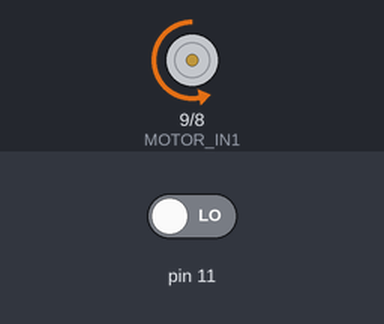
A sketch run on a simulated Arduino Uno, built with avr-gcc and run on an emulated ATmega328P. Shown: motor-driver pin pairs drawn as motors (green arrow = first pin HIGH = forward, orange = second pin HIGH = backward, longer = more drive, scaled by the enable pin). Inputs (shaded band) come from the test bench; at power-on: pin 11 LOW. What the sketch prints to the serial monitor is not drawn.

Above: at 0.5 s.
Timing chart, 0 to 4.6 s (numbered marks = the images above):
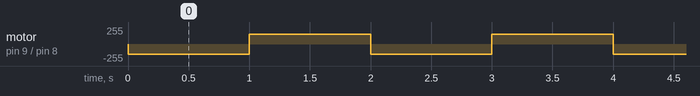

The sketch:

encoaderMotor2.ino.ino
```cpp
#define ENCODER_C1 13
#define ENCODER_C2 12
#define MOTOR_ENA 10
#define MOTOR_IN1 9
#define MOTOR_IN2 8

volatile int encoderCount = 0;

ISR(PCINT0_vect) {
  if (digitalRead(ENCODER_C1) == digitalRead(ENCODER_C2)) {
    encoderCount++;
  } else {
    encoderCount--;
  }
}

void setup() {
  Serial.begin(9600);

  pinMode(ENCODER_C1, INPUT_PULLUP);
  pinMode(ENCODER_C2, INPUT_PULLUP);

  // Enable Pin Change Interrupts
  PCICR |= (1 << PCIE0);
  PCMSK0 |= (1 << PCINT3);  // Enable interrupt for D11

  pinMode(MOTOR_ENA, OUTPUT);
  pinMode(MOTOR_IN1, OUTPUT);
  pinMode(MOTOR_IN2, OUTPUT);
}

void loop() {
  analogWrite(MOTOR_ENA, 150);
  digitalWrite(MOTOR_IN1, LOW);
  digitalWrite(MOTOR_IN2, HIGH);
  delay(1000);

  Serial.print("Encoder Count: ");
  Serial.println(encoderCount);

  digitalWrite(MOTOR_IN1, HIGH);
  digitalWrite(MOTOR_IN2, LOW);
  delay(1000);
}
```

Measured:
- by itself, motor on pin 9 (MOTOR_IN1) / pin 8 (MOTOR_IN2): alternates forward 150/255 for 1.0 s and backward 150/255 for 1.0 s
